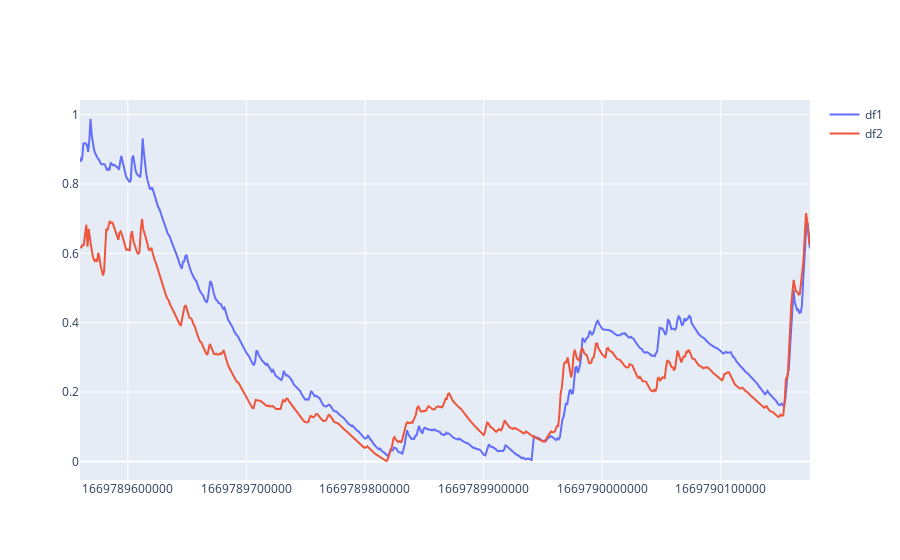

Write notebook code for a chart like this one.
### Code cell
fig.update_layout(xaxis=dict(tickformat='d'))

### Figure 1 — Plotly figure (JSON) as saved in the notebook; plotly's stock layout.template omitted (floating-point values rounded to 4 significant figures; data arrays with more than 128 entries replaced by an {"elided": "..."} marker saying what was removed)
{"data": [{"name": "df1", "type": "scatter", "x": {"elided": "617 float values"}, "y": {"elided": "617 float values"}}, {"name": "df2", "type": "scatter", "x": {"elided": "616 float values"}, "y": {"elided": "616 float values"}}], "layout": {"xaxis": {"tickformat": "d"}}}
